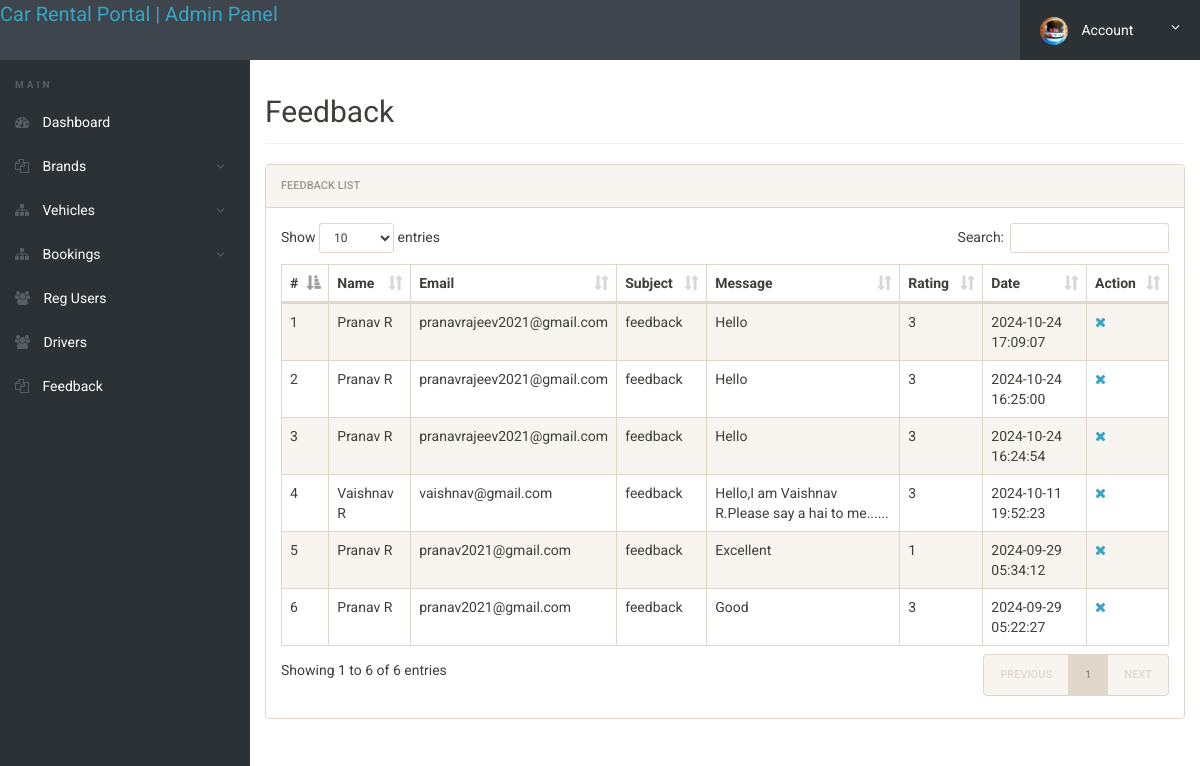
The app's page /admin/feedback_list.php (signed in) with its own data.
### tables this page shows
CREATE TABLE IF NOT EXISTS `feedback` (
  `id` int NOT NULL AUTO_INCREMENT,
  `name` varchar(255) NOT NULL,
  `email` varchar(255) NOT NULL,
  `subject` varchar(255) NOT NULL,
  `message` text NOT NULL,
  `rating` int NOT NULL,
  `date` timestamp NULL DEFAULT CURRENT_TIMESTAMP,
  PRIMARY KEY (`id`)
);

### admin/feedback_list.php (the view, shortened to what this page needs)
<?php
include 'C:\wamp64\www\vehicle\database.php';
?>
<!doctype html>
<html lang="en" class="no-js">
<head>
    <link rel="stylesheet" href="css/font-awesome.min.css">
    <link rel="stylesheet" href="css/bootstrap.min.css">
    <link rel="stylesheet" href="css/dataTables.bootstrap.min.css">
    <link rel="stylesheet" href="css/bootstrap-social.css">
    <link rel="stylesheet" href="css/bootstrap-select.css">
    <link rel="stylesheet" href="css/fileinput.min.css">
    <link rel="stylesheet" href="css/awesome-bootstrap-checkbox.css">
    <link rel="stylesheet" href="css/style.css">
</head>
<body>
    <?php include('includes/header.php'); ?>
    <div class="ts-main-content">
        <?php include('includes/leftbar.php'); ?>
        <div class="content-wrapper">
            <div class="container-fluid">
                <div class="row">
                    <div class="col-md-12">
                        <h2 class="page-title">Feedback</h2>
                        <div class="panel panel-default">
                            <div class="panel-heading">Feedback List</div>
                            <div class="panel-body">
                                <table id="zctb" class="display table table-striped table-bordered table-hover" cellspacing="0" width="100%">
                                    <thead>
                                        <tr>
                                            <th>#</th>
                                            <th>Name</th>
                                            <th>Email</th>
                                            <th>Subject</th>
                                            <th>Message</th>
                                            <th>Rating</th>
                                            <th>Date</th>
                                            <th>Action</th>
                                        </tr>
                                    </thead>
                                    <tbody>
                                        <?php
                                        $sql = "SELECT * FROM feedback ORDER BY date DESC";
                                        $result = $conn->query($sql);
                                        $cnt = 1;
                                        while ($row = $result->fetch_assoc()) {
                                        ?>
                                            <tr>
                                                <td><?php echo htmlentities($cnt); ?></td>
                                                <td><?php echo htmlentities($row['name']); ?></td>
                                                <td><?php echo htmlentities($row['email']); ?></td>
                                                <td><?php echo htmlentities($row['subject']); ?></td>
                                                <td><?php echo htmlentities($row['message']); ?></td>
                                                <td><?php echo htmlentities($row['rating']); ?></td>
                                                <td><?php echo htmlentities($row['date']); ?></td>
                                                <td>
                                                    <a href="?del=<?php echo htmlentities($row['id']); ?>" onclick="return confirm('Are you sure you want to delete?');"><i class="fa fa-close"></i></a>
                                                </td>
                                            </tr>
                                        <?php
                                            $cnt++;
                                        }
                                        ?>
                                    </tbody>
                                </table>
                            </div>
                        </div>
                    </div>
                </div>
            </div>
        </div>
    </div>
</body>
</html>

### admin/css/style.css (style rules this page uses)
html { font-size: 14px; }
@media only screen and (min-width: 480px) { html { font-size: 17px; } }
@media only screen and (min-width: 768px) { html { font-size: 14px; } }
body { font-size: 1em; }
a { color: #37a6c4; }
.panel { overflow: hidden; }
.page-title { padding-bottom: 15px; margin-bottom: 20px; border-bottom: 1px solid #f0f0f0; }
.ts-main-content .content-wrapper { padding-top: 15px; margin-top: 60px; }
@media only screen and (min-width: 992px) { .ts-main-content .content-wrapper { margin-left: 250px; } }

### records on screen
feedback: name "Pranav R", email "pranavrajeev2021@gmail.com", subject "feedback", message "Hello", rating "3", date "2024-10-24 17:09:07"
feedback: name "Pranav R", email "pranavrajeev2021@gmail.com", subject "feedback", message "Hello", rating "3", date "2024-10-24 16:25:00"
feedback: name "Pranav R", email "pranavrajeev2021@gmail.com", subject "feedback", message "Hello", rating "3", date "2024-10-24 16:24:54"
feedback: name "Vaishnav R", email "vaishnav@gmail.com", subject "feedback", message "Hello,I am Vaishnav R.Please say a hai to me......", rating "3", date "2024-10-11 19:52:23"
feedback: name "Pranav R", email "pranav2021@gmail.com", subject "feedback", message "Excellent", rating "1", date "2024-09-29 05:34:12"
feedback: name "Pranav R", email "pranav2021@gmail.com", subject "feedback", message "Good", rating "3", date "2024-09-29 05:22:27"
